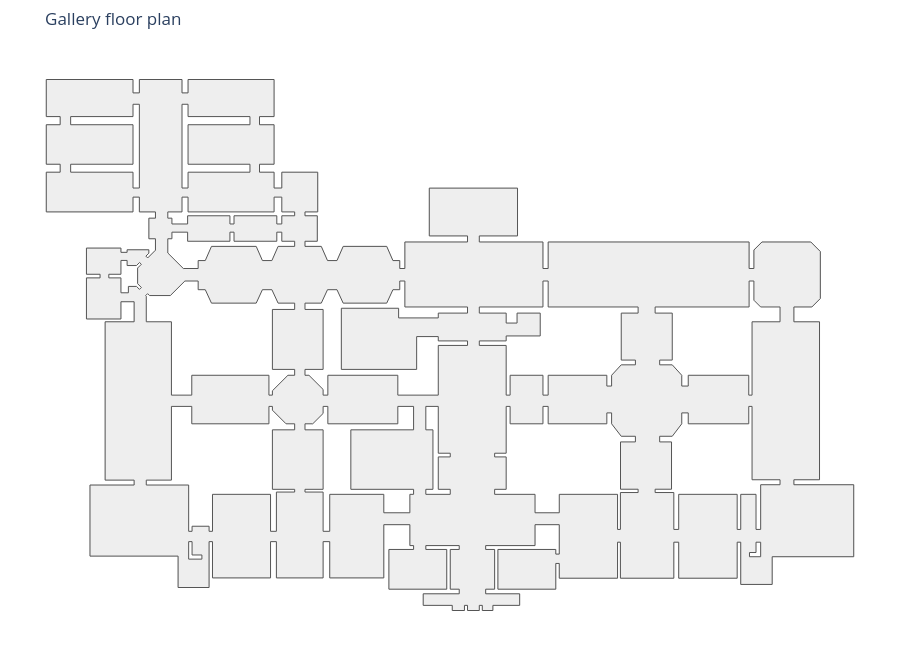

The cell this chart's notebook holds for it:
### Markdown cell above
### Small display helpers
These helpers apply one colour scale and keep each analysis under its own dictionary key. Grey means the measure is undefined. Each map has its own numerical colour range.

### Code cell
SYNTAX_SCALE = Color.ColorScale("syntax")

def store_values(graph, values, key):
    records = TGraph.Vertices(graph)
    assert values is not None and len(values) == len(records)
    valid = [float(v) for v in values if v is not None and math.isfinite(v) and v >= 0]
    low, high = (min(valid), max(valid)) if valid else (0.0, 1.0)
    for record, value in zip(records, values):
        value = float(value) if value is not None else -1.0
        if not math.isfinite(value):
            value = -1.0
        colour = "#7f7f7f" if value < 0 else Color.AnyToHex(
            Color.ByValueInRange(value, minValue=low, maxValue=high, colorScale=SYNTAX_SCALE))
        TGraph.SetVertexValue(graph, record["index"], key, value)
        TGraph.SetVertexValue(graph, record["index"], key + "_color", colour)
    return values

def show_plan(topologies, title, key=None, faces=True, viewpoint=None):
    items = topologies if isinstance(topologies, list) else [topologies]
    figure = go.Figure()
    for item in items:
        dictionary = Topology.Dictionary(item)
        value = Dictionary.ValueAtKey(dictionary, key) if key else None
        colour = Dictionary.ValueAtKey(dictionary, key + "_color") if key else None
        label = f"{key}: {value}" if key else title
        if faces:
            points = [Vertex.Coordinates(v) for v in Wire.Vertices(Face.ExternalBoundary(item))]
            points.append(points[0])
            figure.add_trace(go.Scatter(
                x=[p[0] for p in points], y=[p[1] for p in points], mode="lines",
                line=dict(width=0.3, color=colour or "#cccccc"), fill="toself",
                fillcolor=colour or "#eeeeee", hoveron="fills", text=label,
                hovertemplate="%{text}<extra></extra>", showlegend=False))
        else:
            points = [Vertex.Coordinates(Edge.StartVertex(item)), Vertex.Coordinates(Edge.EndVertex(item))]
            figure.add_trace(go.Scatter(
                x=[p[0] for p in points], y=[p[1] for p in points], mode="lines",
                line=dict(width=3, color=colour or "#999999"), text=label,
                hovertemplate="%{text}<extra></extra>", showlegend=False))
    # Leave the floor's internal holes white, including cells clipped by obstacles.
    for hole in Face.InternalBoundaries(floor_plan):
        points = [Vertex.Coordinates(v) for v in Wire.Vertices(hole)]
        points.append(points[0])
        figure.add_trace(go.Scatter(x=[p[0] for p in points], y=[p[1] for p in points],
                                   mode="lines", line=dict(width=0), fill="toself",
                                   fillcolor="white", hoverinfo="skip", showlegend=False))
    wall_x, wall_y = [], []
    for edge in Topology.Edges(floor_plan):
        a, b = Vertex.Coordinates(Edge.StartVertex(edge)), Vertex.Coordinates(Edge.EndVertex(edge))
        wall_x.extend([a[0], b[0], None]); wall_y.extend([a[1], b[1], None])
    figure.add_trace(go.Scatter(x=wall_x, y=wall_y, mode="lines",
                               line=dict(color="#555555", width=1), hoverinfo="skip", showlegend=False))
    if key:
        values = [Dictionary.ValueAtKey(Topology.Dictionary(item), key) for item in items]
        valid = [float(v) for v in values if v is not None and math.isfinite(v) and v >= 0]
        if valid:
            figure.add_trace(go.Scatter(x=[None], y=[None], mode="markers", showlegend=False,
                marker=dict(color=[min(valid)], cmin=min(valid), cmax=max(valid),
                            colorscale=SYNTAX_SCALE, showscale=True,
                            colorbar=dict(title=key.replace("_", " "), thickness=14))))
    if viewpoint is not None:
        x,y,z = Vertex.Coordinates(viewpoint)
        figure.add_trace(go.Scatter(x=[x], y=[y], mode="markers", showlegend=False,
                                   marker=dict(size=9, color="#222222", line=dict(color="white", width=1)),
                                   hovertemplate="Viewpoint<extra></extra>"))
    figure.update_layout(title=title, width=900, height=650, plot_bgcolor="white",
                         paper_bgcolor="white", margin=dict(l=10, r=10, t=50, b=10),
                         xaxis=dict(visible=False), yaxis=dict(visible=False, scaleanchor="x", scaleratio=1))
    figure.show(renderer=RENDERER)
    return figure
def show_result(graph, values, key, title, faces=True):
    store_values(graph, values, key)
    geometry = TGraph.TransferDictionariesToOriginators(graph, keys=[key, key + "_color"])
    assert geometry is not None and len(geometry) == len(TGraph.Vertices(graph))
    assert all(Topology.IsInstance(item, "Face" if faces else "Edge") for item in geometry)
    return show_plan(geometry, title, key=key, faces=faces)

_ = show_plan(floor_plan, "Gallery floor plan")

### Figure 1 — Plotly figure (JSON) as saved in the notebook; plotly's stock layout.template omitted (floating-point values rounded to 4 significant figures; data arrays with more than 128 entries replaced by an {"elided": "..."} marker saying what was removed)
{"data": [{"fill": "toself", "fillcolor": "#eeeeee", "hoveron": "fills", "hovertemplate": "%{text}<extra></extra>", "line": {"color": "#cccccc", "width": 0.3}, "mode": "lines", "showlegend": false, "text": "Gallery floor plan", "type": "scatter", "x": {"elided": "192 float values"}, "y": {"elided": "192 float values"}}, {"fill": "toself", "fillcolor": "white", "hoverinfo": "skip", "line": {"width": 0}, "mode": "lines", "showlegend": false, "type": "scatter", "x": [83.17, 83.17, 82.29, 82.29, 66.22, 66.22, 64.49, 64.49, 61.97, 58.62, 58.62, 61.97, 61.97, 57.42, 57.42, 82.38, 82.38, 83.66, 83.66, 85.45, 90.6, 90.6, 83.17], "y": [12.45, -7.035, -7.035, -1.755, -1.755, -4.619, -4.619, -1.755, 1.017, 1.017, 2.282, 2.282, 14.76, 14.76, 16.39, 16.39, 23.28, 23.28, 18.18, 16.39, 16.39, 12.45, 12.45]}, {"fill": "toself", "fillcolor": "white", "hoverinfo": "skip", "line": {"width": 0}, "mode": "lines", "showlegend": false, "type": "scatter", "x": [82.29, 83.17, 83.17, 90.6, 90.6, 85.46, 85.46, 84.22, 84.22, 80.16, 80.16, 79.22, 79.22, 63.68, 63.68, 62.38, 62.38, 57.42, 57.42, 61.77, 61.77, 58.62, 58.62, 61.97, 64.49, 64.49, 66.22, 66.22, 82.29, 82.29], "y": [-10.03, -10.03, -29.51, -29.51, -30.83, -30.83, -42.71, -42.71, -33.39, -33.39, -42.71, -42.71, -33.39, -33.39, -42.71, -42.71, -32.91, -32.91, -32.03, -32.03, -19.46, -19.46, -17.96, -17.96, -14.65, -11.75, -11.75, -14.65, -14.65, -10.03]}, {"fill": "toself", "fillcolor": "white", "hoverinfo": "skip", "line": {"width": 0}, "mode": "lines", "showlegend": false, "type": "scatter", "x": [52.9, 52.9, 48.42, 48.42, 52.18, 52.18, 48.42, 45.86, 45.86, 44.59, 44.59, 29.0, 29.0, 27.62, 27.62, 18.9, 18.9, 17.85, 17.85, 10.71, 10.71, 17.85, 17.85, 26.89, 26.89, 20.74, 20.74, 17.85, 17.85, 10.71, 10.71, 27.62, 27.62, 29.0, 29.0, 52.9], "y": [16.39, 14.76, 14.76, 2.282, 2.282, 1.017, 1.017, -1.755, -4.619, -4.619, -1.755, -1.755, -7.035, -7.035, -1.755, -1.755, -7.035, -7.035, 6.172, 6.172, 7.368, 7.368, 8.694, 8.694, 14.76, 14.76, 12.11, 12.11, 14.76, 14.76, 16.39, 16.39, 23.28, 23.28, 16.39, 16.39]}, {"fill": "toself", "fillcolor": "white", "hoverinfo": "skip", "line": {"width": 0}, "mode": "lines", "showlegend": false, "type": "scatter", "x": [84.22, 85.46, 85.46, 82.49, 82.49, 84.22, 84.22], "y": [-46.1, -46.1, -49.96, -49.96, -48.84, -48.84, -46.1]}, {"fill": "toself", "fillcolor": "white", "hoverinfo": "skip", "line": {"width": 0}, "mode": "lines", "showlegend": false, "type": "scatter", "x": [45.86, 45.86, 48.42, 52.18, 52.18, 48.22, 48.22, 52.9, 52.9, 48.2, 48.2, 47.43, 47.43, 31.95, 31.95, 25.52, 25.52, 14.79, 14.79, 17.85, 17.85, 14.79, 14.79, 17.85, 17.85, 18.9, 18.9, 27.62, 27.62, 29.0, 29.0, 44.59, 44.59, 45.86], "y": [-11.75, -14.65, -17.96, -17.96, -19.46, -19.46, -32.03, -32.03, -32.91, -32.91, -42.71, -42.71, -33.39, -33.39, -38.28, -38.28, -33.39, -33.39, -32.05, -32.05, -23.45, -23.45, -22.47, -22.47, -10.03, -10.03, -14.65, -14.65, -10.03, -10.03, -14.65, -14.65, -11.75, -11.75]}, {"fill": "toself", "fillcolor": "white", "hoverinfo": "skip", "line": {"width": 0}, "mode": "lines", "showlegend": false, "type": "scatter", "x": [7.583, 7.583, -0.1901, -0.1901, -10.72, -10.72, -25.94, -25.94, -5.935, -5.935, -0.1901, -0.1901, 7.583, 7.583, -0.1901, -0.1901, -10.94, -10.94, -29.52, -29.52, -30.78, -30.78, -34.55, -35.6, -35.6, -30.78, -30.78, -35.6, -35.6, -31.27, -29.62, -27.1, -25.45, -13.88, -12.23, -10.42, -10.42, -9.066, -9.066, 7.583], "y": [16.39, 14.76, 14.76, 13.48, 13.48, 16.05, 16.05, -0.1974, -0.1974, 8.523, 8.523, 7.368, 7.368, 6.172, 6.172, -7.035, -7.035, -1.755, -1.755, -7.035, -7.035, -5.516, -1.755, -1.755, -0.1974, -0.1974, 15.73, 15.73, 17.41, 17.41, 20.98, 20.98, 17.41, 17.41, 20.98, 20.98, 23.28, 23.28, 16.39, 16.39]}, {"fill": "toself", "fillcolor": "white", "hoverinfo": "skip", "line": {"width": 0}, "mode": "lines", "showlegend": false, "type": "scatter", "x": [-3.498, -0.1901, -0.1901, 2.994, 2.994, -0.1901, -0.1901, 2.994, 2.994, -3.498, -3.498, -1.605, -1.605, -3.498, -3.498], "y": [-10.03, -10.03, -22.47, -22.47, -23.45, -23.45, -32.05, -32.05, -33.39, -33.39, -32.05, -32.05, -16.25, -16.25, -10.03]}, {"fill": "toself", "fillcolor": "white", "hoverinfo": "skip", "line": {"width": 0}, "mode": "lines", "showlegend": false, "type": "scatter", "x": [-6.747, -6.747, -23.42, -23.42, -6.747, -6.747, -7.737, -7.737, -14.66, -14.66, -29.03, -29.03, -30.78, -30.78, -35.6, -35.6, -30.78, -30.78, -35.6, -35.6, -33.54, -30.78, -30.78, -29.52, -29.52, -10.94, -10.94, -6.747], "y": [-10.03, -16.25, -16.25, -32.05, -32.05, -33.39, -33.39, -38.28, -38.28, -33.39, -33.39, -43.21, -43.21, -32.78, -32.78, -32.05, -32.05, -16.25, -16.25, -14.65, -14.65, -11.9, -10.03, -10.03, -14.65, -14.65, -10.03, -10.03]}, {"fill": "toself", "fillcolor": "white", "hoverinfo": "skip", "line": {"width": 0}, "mode": "lines", "showlegend": false, "type": "scatter", "x": [-38.34, -38.34, -42.74, -44.39, -46.9, -48.55, -60.44, -62.09, -63.98, -63.98, -67.92, -72.04, -72.04, -70.95, -70.95, -66.78, -66.78, -55.54, -55.54, -54.45, -54.45, -43.08, -43.08, -41.75, -41.75, -38.34], "y": [33.84, 32.48, 32.48, 28.72, 28.72, 32.48, 32.48, 28.72, 28.72, 26.61, 26.61, 30.73, 34.51, 34.51, 36.26, 36.26, 33.84, 33.84, 36.26, 36.26, 33.84, 33.84, 36.26, 36.26, 33.84, 33.84]}, {"fill": "toself", "fillcolor": "white", "hoverinfo": "skip", "line": {"width": 0}, "mode": "lines", "showlegend": false, "type": "scatter", "x": [-38.34, -38.34, -44.25, -44.25, -38.34, -38.34, -40.13, -44.25, -44.25, -45.18, -45.18, -65.67, -65.67, -71.08, -71.08, -77.76, -77.76, -77.92, -77.41, -76.91, -71.37, -67.5, -63.98, -63.98, -62.09, -60.44, -48.55, -46.9, -44.39, -42.74, -38.34], "y": [17.41, 15.73, 15.73, -0.1974, -0.1974, -1.755, -1.755, -5.879, -7.035, -7.035, -1.755, -1.755, -7.035, -7.035, 12.46, 12.46, 19.25, 19.41, 19.92, 19.42, 19.42, 23.28, 23.28, 20.98, 20.98, 17.41, 17.41, 20.98, 20.98, 17.41, 17.41]}, {"fill": "toself", "fillcolor": "white", "hoverinfo": "skip", "line": {"width": 0}, "mode": "lines", "showlegend": false, "type": "scatter", "x": [-38.34, -38.34, -41.75, -41.75, -43.08, -43.08, -54.45, -54.45, -55.54, -55.54, -66.78, -66.78, -70.95, -70.95, -72.04, -72.04, -68.27, -68.27, -66.66, -66.66, -43.81, -43.81, -41.75, -41.75, -38.34], "y": [41.64, 40.61, 40.61, 38.44, 38.44, 40.61, 40.61, 38.44, 38.44, 40.61, 40.61, 38.44, 38.44, 39.98, 39.98, 41.64, 41.64, 45.57, 45.57, 41.64, 41.64, 45.57, 45.57, 41.64, 41.64]}, {"fill": "toself", "fillcolor": "white", "hoverinfo": "skip", "line": {"width": 0}, "mode": "lines", "showlegend": false, "type": "scatter", "x": [-38.34, -38.34, -44.25, -44.25, -38.34, -38.34, -43.19, -43.19, -44.75, -44.75, -60.17, -60.17, -61.07, -61.07, -65.59, -65.59, -66.5, -66.5, -77.76, -77.76, -71.08, -71.08, -65.67, -65.67, -45.18, -45.18, -44.25, -44.25, -40.63, -38.34], "y": [-14.65, -16.25, -16.25, -32.05, -32.05, -32.78, -32.78, -43.21, -43.21, -33.39, -33.39, -43.21, -43.21, -41.86, -41.86, -43.21, -43.21, -30.91, -30.91, -29.61, -29.61, -10.03, -10.03, -14.65, -14.65, -10.03, -10.03, -11.02, -14.65, -14.65]}, {"fill": "toself", "fillcolor": "white", "hoverinfo": "skip", "line": {"width": 0}, "mode": "lines", "showlegend": false, "type": "scatter", "x": [-50.22, -66.66, -66.66, -68.27, -68.27, -66.66, -66.66, -50.22, -50.22, -66.66, -66.66, -50.22, -50.22], "y": [52.19, 52.19, 47.99, 47.99, 70.23, 70.23, 66.97, 66.97, 64.8, 64.8, 54.3, 54.3, 52.19]}, {"fill": "toself", "fillcolor": "white", "hoverinfo": "skip", "line": {"width": 0}, "mode": "lines", "showlegend": false, "type": "scatter", "x": [-79.55, -79.07, -80.06, -80.06, -79.06, -79.57, -80.36, -82.51, -82.51, -84.49, -84.49, -87.72, -87.72, -84.49, -84.49, -82.85, -82.85, -80.36, -79.55], "y": [28.21, 27.73, 26.73, 22.57, 21.57, 21.06, 21.85, 21.85, 20.15, 20.15, 24.11, 24.11, 25.08, 25.08, 28.75, 28.75, 27.4, 27.4, 28.21]}, {"fill": "toself", "fillcolor": "white", "hoverinfo": "skip", "line": {"width": 0}, "mode": "lines", "showlegend": false, "type": "scatter", "x": [-79.6, -79.6, -81.29, -81.29, -97.85, -97.85, -81.29, -81.29, -97.85, -97.85, -81.29, -81.29, -79.6], "y": [70.23, 47.99, 47.99, 52.19, 52.19, 54.3, 54.3, 64.8, 64.8, 66.97, 66.97, 70.23, 70.23]}, {"fill": "toself", "fillcolor": "white", "hoverinfo": "skip", "line": {"width": 0}, "mode": "lines", "showlegend": false, "type": "scatter", "x": [-66.5, -65.59, -65.59, -62.98, -62.98, -66.5, -66.5], "y": [-45.95, -45.95, -49.5, -49.5, -50.6, -50.6, -45.95]}, {"hoverinfo": "skip", "line": {"color": "#555555", "width": 1}, "mode": "lines", "showlegend": false, "type": "scatter", "x": {"elided": "1656 float values"}, "y": {"elided": "1656 float values"}}], "layout": {"height": 650, "margin": {"b": 10, "l": 10, "r": 10, "t": 50}, "paper_bgcolor": "white", "plot_bgcolor": "white", "title": {"text": "Gallery floor plan"}, "width": 900, "xaxis": {"visible": false}, "yaxis": {"scaleanchor": "x", "scaleratio": 1, "visible": false}}}
